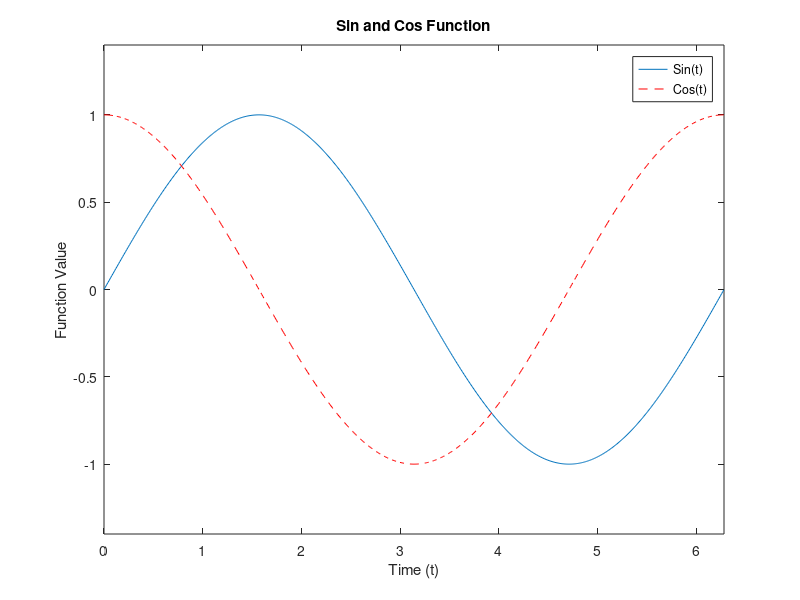

Recreate this plot in MATLAB.
%% Short Problems - Shuva Gautam %%
clear all; close all; clc

%% Problem #1 - Scalar Vectors
disp('Problem #1 - Scalar Vectors');
a=10;
disp(['a=',num2str(a)]);
b=2.5*(10^23);
disp(['b=',num2str(b)]);
c=2+3*i;
disp(['c=',num2str(c)]);
d=exp(j*2*pi/3);
disp(['d=',num2str(d)]);


%% Problem #4 - Scalar Equations
disp('Problem #4 - Scalar Equations')
x=1/(1+exp(-(a-15)/6));
disp(['x=',num2str(x)]);
y=(sqrt(a)+b^(1/21))^pi;
disp(['y=',num2str(y)]);
z=(log(real((c+d)*(c-d))*sin(a*pi/3)))/(c*conj(c));
disp(['z=',num2str(z)]);

%% Problem #8 - Plotting Multiple Lines and Colors
disp('Problem #8 - Plotting Multiple Lines and Colors')
figure(8)
t=[0:.01:2*pi];
plot(t,sin(t))
hold on
plot(t,cos(t),'--r')
title('Sin and Cos Function');xlabel('Time (t)');ylabel('Function Value')
legend('Sin(t)','Cos(t)')
hold off
xlim([0 2*pi]);ylim([-1.4 1.4]);

